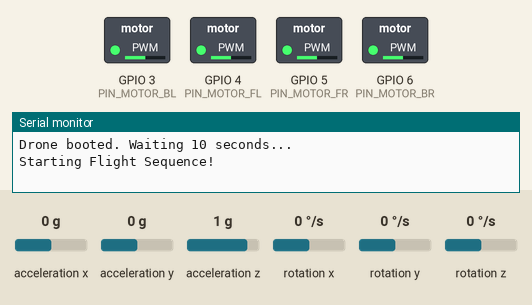
Recording of a sketch running on a simulated ESP32-S3. Parts: switched loads named in the sketch (green lamp = pin HIGH), the last lines printed to the serial monitor. Wiring (inferred from the names in the program): MPU-6050 motion sensor at I2C address 0x68. Inputs (shaded band) come from the test bench; at power-on: acceleration x 0 g, acceleration y 0 g, acceleration z 1 g, rotation x 0 °/s, rotation y 0 °/s, rotation z 0 °/s.

Above: at 16.8 s.
16.9 s: acceleration x set to -1.4 g
At 17.11 s:
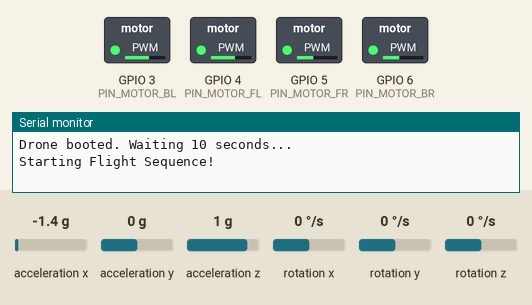
18.9 s: acceleration y set to -1.4 g
At 21.5 s:
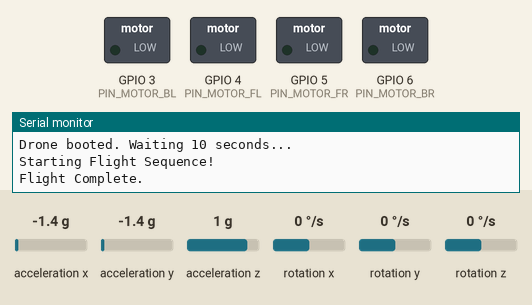
Timing chart, 0 to 23.0 s (numbered marks = the images above; inputs shaded):
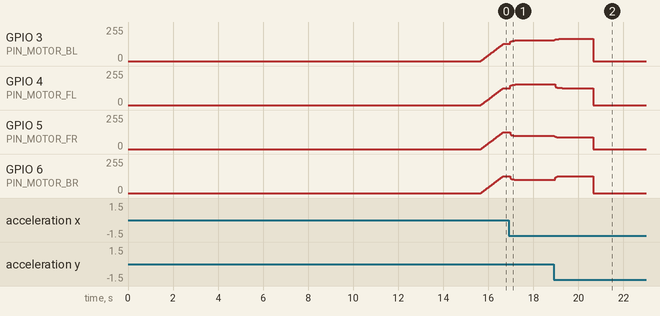

Measured:
- after the input at 16.9 s, GPIO 3 (PIN_MOTOR_BL): moves from 128/255 to 155/255 over 0.51 s, starting after 0.07 s; GPIO 4 (PIN_MOTOR_FL): moves from 127/255 to 154/255 over 0.23 s, starting after 0.07 s

The sketch:

dronex.ino
```cpp
#include <Wire.h>

#define MOT_FREQ 20000
#define PWM_RESN 10

// ==========================================
// LITEWING v1.2 HARDWARE PINS (ESP32-S3)
// ==========================================
const int PIN_MOTOR_FL = 4;  // Front Left
const int PIN_MOTOR_FR = 5;  // Front Right
const int PIN_MOTOR_BL = 3;  // Back Left
const int PIN_MOTOR_BR = 6;  // Back Right

#define I2C_SDA 11      // MPU6050 SDA
#define I2C_SCL 10      // MPU6050 SCL

const uint8_t MPU_ADDR = 0x68;
const int16_t ACCEL_OFFSET_X = -83;
const int16_t ACCEL_OFFSET_Y = -74;
const int16_t ACCEL_OFFSET_Z = -28;

int16_t accX, accY, accZ;
int16_t gyroX, gyroY, gyroZ;
int16_t tempRaw;

float gyroErrorX = 0, gyroErrorY = 0, gyroErrorZ = 0;

void calibrateGyro() {
  // Read the gyro 2000 times to get a solid average
  for (int i = 0; i < 2000; i++) {
    Wire.beginTransmission(MPU_ADDR);
    Wire.write(0x43); // Start of Gyro registers
    Wire.endTransmission(false);
    Wire.requestFrom(MPU_ADDR, (uint8_t)6, (uint8_t)true);

    int16_t gX = (Wire.read() << 8 | Wire.read());
    int16_t gY = (Wire.read() << 8 | Wire.read());
    int16_t gZ = (Wire.read() << 8 | Wire.read());

    // Convert to degrees/s and add to total
    gyroErrorX += (gX / 65.5);
    gyroErrorY += (gY / 65.5);
    gyroErrorZ += (gZ / 65.5);
    delay(3); // Small delay to let sensor hardware keep up
  }

  // Divide by 2000 to get the average offset
  gyroErrorX /= 2000;
  gyroErrorY /= 2000;
  gyroErrorZ /= 2000;
}

// ==========================================
// FLIGHT SETTINGS
// ==========================================
const int HOVER_THRUST = 511;

// PID Tuning values
float Kp = 2.0, Ki = 0.0, Kd = 0.0;

float pitch_integral = 0, pitch_prev_error = 0;
float roll_integral = 0, roll_prev_error = 0;

float gyroRateX = 0.0;
float gyroRateY = 0.0;
float gyroRateZ = 0.0;

unsigned long flight_start_time = 0;
unsigned long previous_time = 0;
bool is_flying = false;

// Filtered Angles
float actual_pitch = 0.0;
float actual_roll  = 0.0;

void setup() {
  Serial.begin(115200);

  // FIXED: Using correct pin variables for ESP32 Core 3.x ledc API
  ledcAttach(PIN_MOTOR_FL, MOT_FREQ, PWM_RESN);
  ledcAttach(PIN_MOTOR_FR, MOT_FREQ, PWM_RESN);
  ledcAttach(PIN_MOTOR_BL, MOT_FREQ, PWM_RESN);
  ledcAttach(PIN_MOTOR_BR, MOT_FREQ, PWM_RESN);

  ledcWrite(PIN_MOTOR_FL, 0);
  ledcWrite(PIN_MOTOR_FR, 0);
  ledcWrite(PIN_MOTOR_BL, 0);
  ledcWrite(PIN_MOTOR_BR, 0);

  // Initialize the MPU6050
  Wire.begin(I2C_SDA, I2C_SCL);
  Wire.setClock(400000);

// Wake up the MPU6050 (It starts in sleep mode)
  Wire.beginTransmission(MPU_ADDR);
  Wire.write(0x6B); // PWR_MGMT_1 register
  Wire.write(0x00); // Write 0 to wake it up
  Wire.endTransmission(true);

  // Set Digital Low-Pass Filter (Register 0x1A)
  Wire.beginTransmission(MPU_ADDR);
  Wire.write(0x1A);
  Wire.write(0x04);
  Wire.endTransmission();

  Wire.beginTransmission(MPU_ADDR);
  Wire.write(0x1B); // GYRO_CONFIG register
  Wire.write(0x08); // 0x08 sets it to ±500°/s
  Wire.endTransmission();

  Wire.beginTransmission(MPU_ADDR);
  Wire.write(0x1C); // ACCEL_CONFIG register
  Wire.write(0x08); // 0x08 sets it to ±4g
  Wire.endTransmission();

  Serial.println("Drone booted. Waiting 10 seconds...");
  calibrateGyro();
  delay(8000);

  Serial.println("Starting Flight Sequence!");
  flight_start_time = millis();
  previous_time = micros(); // Track microseconds for precise dt
  is_flying = true;
}

void loop() {
  if (!is_flying) return;

  unsigned long current_time_ms = millis();
  unsigned long current_time_us = micros();

  // Calculate dt in seconds for PID and Filters
  float dt = (current_time_us - previous_time) / 1000000.0;
  previous_time = current_time_us;

  unsigned long time_in_air = current_time_ms - flight_start_time;
  int current_base_thrust = 0;

  // Read IMU Data
  Wire.beginTransmission(MPU_ADDR);
  Wire.write(0x3B);
  Wire.endTransmission(false);

  // Burst read all 14 bytes (6 for Accel, 2 for Temp, 6 for Gyro)
  Wire.requestFrom(MPU_ADDR, (uint8_t)14, (uint8_t)true);

  // Shift the 8-bit registers into 16-bit integers
  accX    = (Wire.read() << 8 | Wire.read());
  accY    = (Wire.read() << 8 | Wire.read());
  accZ    = (Wire.read() << 8 | Wire.read());
  tempRaw = (Wire.read() << 8 | Wire.read());
  gyroX   = (Wire.read() << 8 | Wire.read());
  gyroY   = (Wire.read() << 8 | Wire.read());
  gyroZ   = (Wire.read() << 8 | Wire.read());

  accX += ACCEL_OFFSET_X;
  accY += ACCEL_OFFSET_Y;
  accZ += ACCEL_OFFSET_Z;

  gyroRateX = (gyroX / 65.5) - gyroErrorX;
  gyroRateY = (gyroY / 65.5) - gyroErrorY;
  gyroRateZ = (gyroZ / 65.5) - gyroErrorZ;

  // FIXED: Corrected Axes for Standard X-Forward orientation
  float accel_pitch = atan2(-accY, sqrt((float)accX * accX + (float)accZ * accZ)) * 57.2958;
  float accel_roll  = atan2( accX, sqrt((float)accY * accY + (float)accZ * accZ)) * 57.2958;

  // FIXED: Implemented a Complementary Filter (combines Gyro and Accel)
  // Gyro provides fast response, Accel prevents long-term drift
  actual_pitch = 0.98 * (actual_pitch + (gyroRateX * dt)) + 0.02 * accel_pitch;
  actual_roll  = 0.98 * (actual_roll  + (gyroRateY * dt)) + 0.02 * accel_roll;

  // Flight Timeline
  if (time_in_air < 1000) {
    current_base_thrust = map(time_in_air, 0, 1000, 0, HOVER_THRUST);
  } else if (time_in_air < 5000) {
    current_base_thrust = HOVER_THRUST;
  } else {
    // Land
    ledcWrite(PIN_MOTOR_FL, 0);
    ledcWrite(PIN_MOTOR_FR, 0);
    ledcWrite(PIN_MOTOR_BL, 0);
    ledcWrite(PIN_MOTOR_BR, 0);
    Serial.println("Flight Complete.");
    is_flying = false;
    return;
  }

  // Run stabilization
  stabilize_attitude(current_base_thrust, dt);
}

void stabilize_attitude(int base_thrust, float dt) {
  // Prevent divide-by-zero on first loop
  if (dt <= 0.0) return;

  float pitch_error = 0.0 - actual_pitch;
  float roll_error  = 0.0 - actual_roll;

  // FIXED: Proper discrete PID math incorporating dt
  pitch_integral += (pitch_error * dt);
  // float pitch_derivative = (pitch_error - pitch_prev_error) / dt;
  float pitch_pid = (Kp * pitch_error) + (Ki * pitch_integral) - (Kd * gyroRateX);
  pitch_prev_error = pitch_error;

  roll_integral += (roll_error * dt);
  // float roll_derivative = (roll_error - roll_prev_error) / dt;
  float roll_pid = (Kp * roll_error) + (Ki * roll_integral) - (Kd * gyroRateY);
  roll_prev_error = roll_error;

  // Motor Mixing
  int speed_FL = base_thrust + pitch_pid + roll_pid;
  int speed_FR = base_thrust + pitch_pid - roll_pid;
  int speed_BL = base_thrust - pitch_pid + roll_pid;
  int speed_BR = base_thrust - pitch_pid - roll_pid;

  speed_FL = constrain(speed_FL, 0, 800);
  speed_FR = constrain(speed_FR, 0, 800);
  speed_BL = constrain(speed_BL, 0, 800);
  speed_BR = constrain(speed_BR, 0, 800);

  // Write speeds
  ledcWrite(PIN_MOTOR_FL, speed_FL);
  ledcWrite(PIN_MOTOR_FR, speed_FR);
  ledcWrite(PIN_MOTOR_BL, speed_BL);
  ledcWrite(PIN_MOTOR_BR, speed_BR);
}
```
